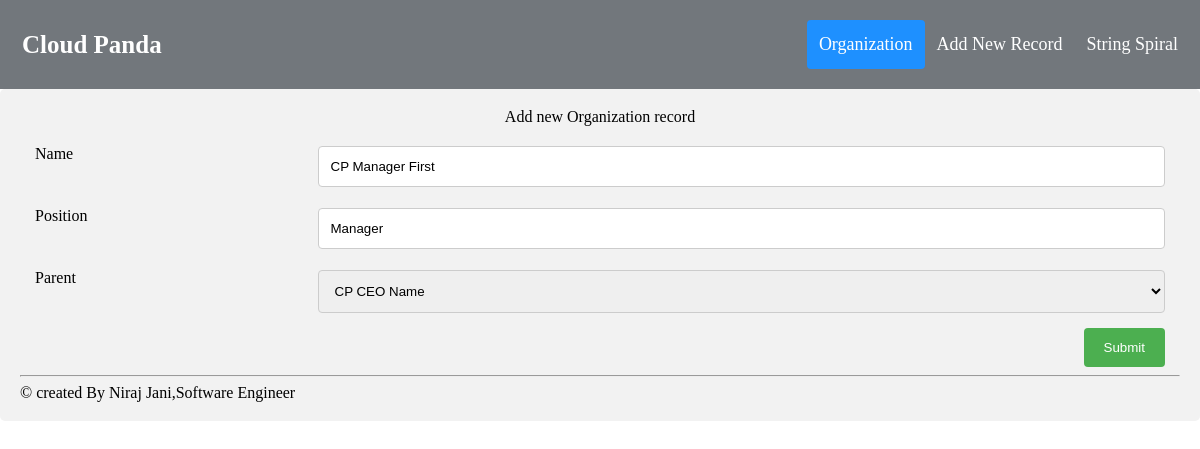
/index.php/organizations/edit/2, run on an earlier commit of the app's database.
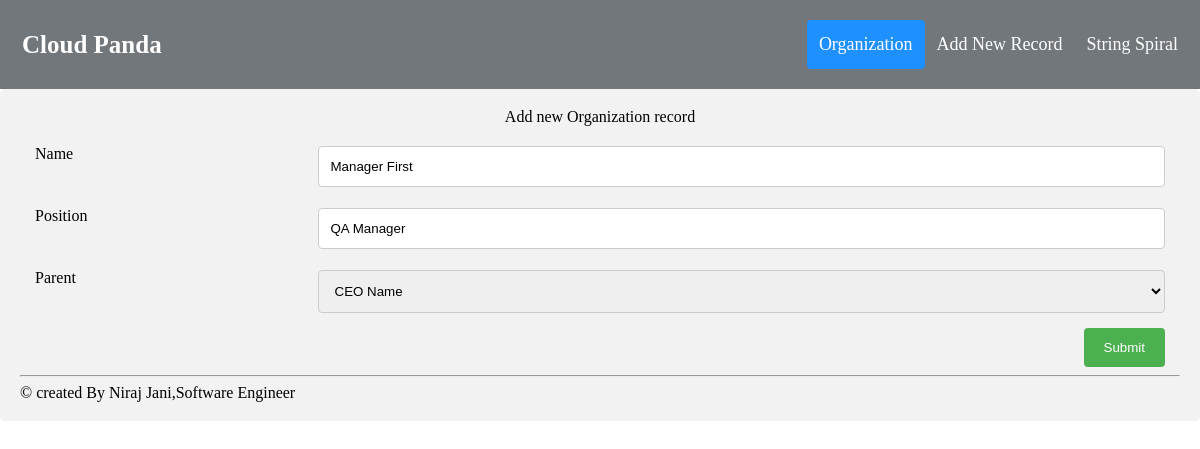
And on a later commit of the database.
### tables this page shows
CREATE TABLE `organizations` (
  `id` int(11) NOT NULL,
  `name` varchar(255) NOT NULL,
  `position` varchar(250) NOT NULL,
  `parent` int(11) NOT NULL DEFAULT '0',
  `created_at` timestamp NOT NULL DEFAULT CURRENT_TIMESTAMP
);

### application/controllers/Organizations.php (called while the page is built, shortened)
<?php
class Organizations extends CI_Controller
{
	public function __construct()
	{
		$this->load->model('Organization_Model');
		$this->load->helper('url_helper');
        $this->load->library('session');
	}
	public function edit($id)
    {
        $this->load->helper(array('form', 'url'));
        $this->load->library('form_validation');
        $this->form_validation->set_rules('name', 'Name', 'required');
        $this->form_validation->set_rules('position', 'Position', 'required');
        $this->form_validation->set_rules('parent', 'Parent', 'required');
        $data = [
            'title'             => 'Add new Organization record',
            'organizationList'  => $this->Organization_Model->getOrganizations(true),
            'item'              => $this->Organization_Model->fetchById($id)
        ];
        if ($this->form_validation->run() === FALSE)
        {
            $this->load->view('templates/header', $data);
            $this->load->view('organizations/form');
            $this->load->view('templates/footer');
        }
        else
        {
            $this->Organization_Model->update($this->input->post(), $id);
            $this->session->set_flashdata('msg', 'Record Updated Successfully.');
            redirect(site_url(), 'refresh');
        }
    }
}

### index.php (called while the page is built, shortened)
<?php
require_once BASEPATH.'core/CodeIgniter.php';

### application/models/Organization_Model.php (called while the page is built, shortened)
<?php
class Organization_Model extends CI_Model
{
	public function getOrganizations($list = false)
	{
        $query = $this->db;
	    if($list)
        {
            $query = $query->select('id, name');
        }
        else
        {
            $query = $query->select('organizations.*, parent_table.name as parent_name, parent_table.position as parent_position')
                        ->join('organizations as parent_table', 'organizations.parent = parent_table.id', 'LEFT');
        }
        $query = $query->get('organizations');
		return $query->result_array();
	}
    public function fetchById($id)
    {
        $query = $this->db->get_where('organizations', array('id' => $id));
        return $query->row_array();
    }
}

### application/views/organizations/form.php (the view, shortened to what this page needs)
<?php echo form_open(isset($item) ? site_url('organizations/edit/'. $item['id']) : site_url('organizations/create'), array('id' => 'create_frm', 'name' => 'create_frm', 'class' => 'form-horizontal')); ?>
    <div class="row">
        <div class="full-row">
            <div class="col-25">
                <label for="fname">Name</label>
            </div>
            <div class="col-75">
                <input required type="text" name="name" placeholder="Name" value="<?= isset($item) ? $item['name'] : '' ?>">
            </div>
        </div>
    </div>
    <div class="row">
        <div class="full-row">
            <div class="col-25">
                <label for="lname">Position</label>
            </div>
            <div class="col-75">
                <input required type="text" name="position" placeholder="Position" value="<?= isset($item) ? $item['position'] : '' ?>">
            </div>
        </div>
    </div>
    <div class="row">
        <div class="full-row">
            <div class="col-25">
                <label for="country">Parent</label>
            </div>
            <div class="col-75">
                <select required name="parent">
                    <?php foreach ($organizationList as $single): ?>
                        <option <?= isset($item) && $item['parent'] == $single['id'] ? 'selected' : '' ?> value="<?= $single['id'] ?>"><?= $single['name'] ?></option>
                    <?php endforeach; ?>
                </select>
            </div>
        </div>
    </div>
    <div class="row">
        <div class="full-row">
            <input type="submit" value="Submit">
        </div>
    </div>
<?php echo form_close() ?>

### application/views/templates/header.php (shortened to what this page needs)
<!DOCTYPE html PUBLIC "-//W3C//DTD XHTML 1.0 Transitional//EN"
	"http://www.w3.org/TR/xhtml1/DTD/xhtml1-transitional.dtd">
<html xmlns="http://www.w3.org/1999/xhtml" xml:lang="en" lang="en">
<head>
	<link rel="stylesheet" href="<?php echo base_url(); ?>assets/css/font-awesome.min.css">
	<link rel="stylesheet" href="<?php echo base_url(); ?>assets/css/jquery.orgchart.css">
	<link rel="stylesheet" href="http://cdn.datatables.net/1.10.16/css/jquery.dataTables.min.css">
	<link rel = "stylesheet" type = "text/css" href = "<?php echo base_url(); ?>assets/css/cloudpanda.css">
	<link rel="stylesheet" type="text/css" href="<?php echo base_url(); ?>assets/css/reset.min.css" />
	<link rel="stylesheet" type="text/css" href="<?php echo base_url(); ?>assets/css/webfonts.css"  />
</head>
<body>
<div class="header">
    <a href="<?php echo base_url(); ?>" class="logo">Cloud Panda</a>
    <div class="header-right">
        <a class="active" href="<?php echo base_url(); ?>">Organization</a>
        <a href="<?php echo base_url(); ?>index.php/organizations/create">Add New Record</a>
        <a href="<?php echo base_url(); ?>index.php/stringspiral">String Spiral</a>
    </div>
</div>
<div class="container">
	<h1 class="text-center"><?php echo $title; ?></h1>

### application/views/templates/footer.php (shortened to what this page needs)
            <hr/>
            <em>&copy; created By Niraj Jani,Software Engineer</em>
		</div>
	</body>
</html>

### assets/css/cloudpanda.css (style rules this page uses)
* { box-sizing: border-box; }
input[type=text], select, textarea { width: 100%; padding: 12px; border: 1px solid #ccc; border-radius: 4px; resize: vertical; }
label { padding: 12px 12px 12px 0; display: inline-block; }
input[type=submit] { background-color: #4CAF50; color: white; padding: 12px 20px; border: none; border-radius: 4px; cursor: pointer; float: right; }
.container { border-radius: 5px; background-color: #f2f2f2; padding: 20px; }
.col-25 { float: left; width: 25%; margin-top: 6px; }
.col-75 { float: left; width: 75%; margin-top: 6px; }
.row:after { content: ""; display: table; clear: both; }
.text-center { text-align: center; }
.full-row { margin: 15px; }
.header { overflow: hidden; background-color: #72777c; padding: 20px 10px; }
.header a { float: left; color: #fff; text-align: center; padding: 12px; text-decoration: none; font-size: 18px; line-height: 25px; border-radius: 4px; }
.header a.logo { font-size: 25px; font-weight: bold; }
.header a.active { background-color: dodgerblue; color: white; }
.header-right { float: right; }

What changed in the data, as far as the page shows it:
changed organizations: name "CP Manager First" → "Manager First"; position "Manager" → "QA Manager"; parent "CP CEO Name" → "CEO Name"
